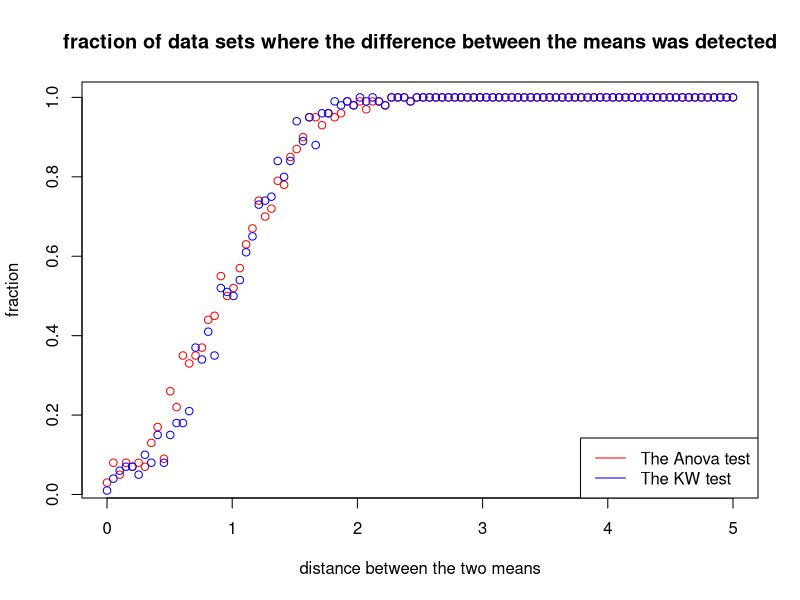

The R source for this figure:
# rename the script to: LAST NAME_ID# 
#  You will need to submit this script as part of the assignment.  Put your name/ID number below
#  NAME:  Sabine Plummer       ID#: 40087050
# Clear all variables out of the R environment - good for cleaning-up BAD if you want to keep temporary calcuations big data in memory etc...
rm(list=ls())

# # Clear all plots  YES ALL PLOTS
# 
 result = tryCatch({
   graphics.off()
#  
 }, warning = function(w) {
   message("no plots to clear")
 }, error = function(e) {
   message("no plots to clear - but no problem!")
 }, finally = {
   
 })

Exercise<-"nine" # ("one", "two", "three", "four" etc.)  LOWERCASE ONLY

print(paste("RUNNING CODE FOR EXERCISE",Exercise))
print("",quote=FALSE)
print("",quote=FALSE)
switch (Exercise,  # the SWITCH statement allows you to run selected pieces of code depending on the value of the "Exercise" (one, two, three, four)
        
        #### ~~~~~~~~~~~~~~~~~~~~~~~~~~~~~~~~~~~~~~~~~~~~~~~~~~~~~~~~~~~~~~~~~~~~~~~~~~~~~~~~~~~~~~~~~~~~~~~~~~~~~~~~~~~~~~~~~~~~~~        
        one = {  # If Exercise = one then do the following 
          set.seed(567)
          Num<- 8 # Number of data points in the OVERALL set
          
          ## Build two separate groups of data and bring them together into one set of data
          
          ## GROUP 1
          G1_mean<-0
          SD1<- 1
          
          ## GROUP 2
          offset <- 5
          G2_mean<-G1_mean+offset # Set the difference between the two means
          SD2<-1
          
          
          
          Group1<-rnorm(Num, G1_mean, sd = SD1)  # create a data set of random numbers that follow the Normal distribution
          Group2<-rnorm(Num, G2_mean, sd = SD2)  # create a data set of random numbers that follow the Normal distribution
          ##  finish building two groups of data
          
          mean_G1<-mean(Group1)
          mean_G2<-mean(Group2)
          
          Dist_type<-paste("two separate normals with delta mean:",G2_mean-G1_mean)
          
          bins=(2*Num)^0.6
          hist(Group1, bins, col=rgb(1,0,0,0.5), xlim=c(min(c(Group1,Group2))-1,max(c(Group1,Group2))+1),main="Group 1 and Group2", xlab="measured variable")
          hist(Group2, bins, col=rgb(0,0,1,0.5), add=T)
          
          # Run the t-test
          
          t_result <-t.test(Group1, Group2,alternative = "two.sided",var.equal = TRUE)
          
          
          # the confidence interval is centered at (mean(group1)-mean(Group1))
          # the range of the confidence interval is (mean(group1)-mean(Group1)) +/- t* SD(mean(Group1)-mean(Group2))
          # when deciding whether (or not) to reject the null hypothesis, based on the confidence interval, look to see if the null hypothesized value (0) is inside the confidence interval
          
          #A couple of ways of calculating the center of the CI
          center_CI<-(t_result$conf.int[1]-t_result$conf.int[2])/2+t_result$conf.int[2]
          alt_center_CI<-mean(t_result$conf.int)
          expected_center_CI<-(mean_G1-mean_G2)
          
          #print(paste("FYI the center of the CI is: ",round(center_CI,3), "or:",round(alt_center_CI,3), " and is expected at:",round(expected_center_CI,3)),quote=FALSE)
          
          print(paste("R's t calc is: ",round(t_result$statistic,3),
                      "with a calculated p-value of:",t_result$p.value), quote=FALSE)
          print(paste("The CI extends from:",round(t_result$conf.int[1],3),"to",round(t_result$conf.int[2],3),
                      "centered at:",round(alt_center_CI,3)), quote=FALSE)
          print(paste("The test is run using a null hypothesis of: mean(Group1)-mean(Group2) =",t_result$null.value),quote=FALSE)
          print("Does the null hypothesis value lie inside the CI?", quote=FALSE)
          
          
          
          # How many times would you expect to have this test "fail" to detect the difference in means?
          # How many times would you expect to have this test "fail" to when there is in fact no difference in the means?
          
        },  # END OF EXERCISE one
        #### ~~~~~~~~~~~~~~~~~~~~~~~~~~~~~~~~~~~~~~~~~~~~~~~~~~~~~~~~~~~~~~~~~~~~~~~~~~~~~~~~~~~~~~~~~~~~~~~~~~~~~~~~~~~~~~~~~~~~~~~~~~  
        
        two = {  # If Exercise = two then do the following 
          ## EXERCISE: run the t test for difference of means on Normal data MANY TIMES
          # We are going to run multiple t tests on data sets with a known difference in means
          # We will then vary the difference in the means and repeat
          # we want to discover the ability of the t test to detect the fact that the two groups have different means
          
          # Need to initialize some variables for later use - DON'T fiddle with these!
          Ps = numeric() #empty vector to hold p values - can plot a histogram if you want
          second_mean = numeric() #initalize the variable
          fract = numeric() #emptry vector to hold the fration of p's <0.05
          # Done initalizing varibles
          
          Num<- 8 # Number of data points in each group
          alpha <-0.05
          
          G1_mean<-0
          SD1<- 1
          
          Max_diff_of_means <-5
          second_mean = G1_mean+Max_diff_of_means 
          G2_mean<-numeric()  # just initialize for now
          SD2<-1
          
          
          ## CAREFUL  SETTING n_iter >200 can really slow the system down!!
          n_iter = 100 #serves two purposes 1- #of times to do the SW test 2-# of steps for the second mean
          G2_mean =seq(G1_mean, to = second_mean, length.out = n_iter)
          #build vector containing all of the means in the second distribution
          
          ## 1 create a loop that runs n_iter times.  Each time test how successful the SW test is at a given difference of means  
          for (m in 1:n_iter){ #number of different distances btw the two means 
            
            # Run the test on a set of data, repeat n_iter times
            for (n in 1:n_iter){ #number of SW tests to run
              #The syntax is: rnorm(n, mean = X, sd = Y)
              #build one set at mean = 0 and SD=1 and a second at mean = "G2_mean[m]" 
              
              
              Group1<-rnorm(Num, G1_mean, sd = SD1)  # create a data set of random numbers that follow the Normal distribution
              Group2<-rnorm(Num, G2_mean[m], sd = SD2)  # create a data set of random numbers that follow the Normal distribution
              
              # RUN THE test on the Data
              t_result <-t.test(Group1, Group2,alternative = "two.sided",var.equal = TRUE)
              
              
              Ps[n] = t_result$p.value #extract out the p-value and store in a vector
              
            } # finish one test (for (n in 1:n_iter))
            
            
            #if the p-value is <0.05 then the test finds a significant difference btw the means
            fract[m] = sum(Ps<alpha)/n_iter #fraction of tests that found the two means differed
            
          }
          
          plot(G2_mean,fract, main="fraction of data sets where the difference between the means was detected",xlab="distance between the two means",ylab="fraction")
          
          
        },  # END OF EXERCISE two
        #### ~~~~~~~~~~~~~~~~~~~~~~~~~~~~~~~~~~~~~~~~~~~~~~~~~~~~~~~~~~~~~~~~~~~~~~~~~~~~~~~~~~~~~~~~~~~~~~~~~~~~~~~~~~~~~~~~~~~~~~~~~~~~~~~~
        
        three = {  # If Exercise = three then do the following 
          
          # Need to initialize some variables for later use - DON'T fiddle with these!
          Ps = numeric() #empty vector to hold p values - can plot a histogram if you want
          second_mean = numeric() #initalize the variable
          fract = numeric() #emptry vector to hold the fration of p's <0.05
          # Done initalizing varibles
          
          Num<- 8 # Number of data points in each group
          alpha <-0.05
          
          G1_mean<-0
          SD1<- 1
          
          Max_diff_of_means <-5
          second_mean = G1_mean+Max_diff_of_means 
          G2_mean<-numeric()  # just initialize for now
          SD2<-1
          
          
          ## CAREFUL  SETTING n_iter >200 can really slow the system down!!
          n_iter = 100 #serves two purposes 1- #of times to do the SW test 2-# of steps for the second mean
          G2_mean =seq(G1_mean, to = second_mean, length.out = n_iter)
          #build vector containing all of the means in the second distribution
          
          ## 1 create a loop that runs n_iter times.  Each time test how successful the SW test is at a given difference of means  
          for (m in 1:n_iter){ #number of different distances btw the two means 
            
            # Run the test on a set of data, repeat n_iter times
            for (n in 1:n_iter){ #number of SW tests to run
              #The syntax is: rnorm(n, mean = X, sd = Y)
              #build one set at mean = 0 and SD=1 and a second at mean = "G2_mean[m]" 
              
              
              Group1<-rnorm(Num, G1_mean, sd = SD1)  # create a data set of random numbers that follow the Normal distribution
              Group2<-rnorm(Num, G2_mean[m], sd = SD2)  # create a data set of random numbers that follow the Normal distribution
              
              # ADD AN OUTLIER (most often, this finds the maximum deviation in the set, makes it MUCH larger, and puts it into the first element)        
                     Group2[1]<-max(abs(Group2-G2_mean[m]))*SD2*5+G2_mean[m]  # replace the first element with an outlier that has a deviation 5 SD's bigger
              
              # RUN THE test on the Data
              t_result <-t.test(Group1, Group2,alternative = "two.sided",var.equal = TRUE)
              
              
              Ps[n] = t_result$p.value #extract out the p-value and store in a vector
              
            } # finish one test (for (n in 1:n_iter))
            
            
            #if the p-value is <0.05 then the test finds a significant difference btw the means
            fract[m] = sum(Ps<alpha)/n_iter #fraction of tests that found the two means differed
            Ps = numeric() #clear the vector for next round
          }
          
          plot(G2_mean,fract, main="fraction of data sets where the difference between the means was detected",xlab="distance between the two means",ylab="fraction") 
          
        },  # END OF EXERCISE 
        
        #### ~~~~~~~~~~~~~~~~~~~~~~~~~~~~~~~~~~~~~~~~~~~~~~~~~~~~~~~~~~~~~~~~~~~~~~~~~~~~~~~~~~~~~~~~~~~~~~~~~~~~~~~~~~~~~~~~~~~~~~~~~~~
        
        four = {  # If Exercise = four then do the following 
          # Need to initialize some variables for later use - DON'T fiddle with these!
          Ps_W = numeric() #empty vector to hold p values
          Ps_T = numeric()
          fract_W = numeric() #emptry vector to hold the fration of p's <0.05
          fract_T = numeric() #emptry vector to hold the fration of p's <0.05
          
          second_mean = numeric() #initalize the variable
          
          # Done initalizing varibles
          
          Num<- 5 # Number of data points in each group
          alpha <-0.05
          
          G1_mean<-0
          SD1<- 1
          
          Max_diff_of_means <-5
          second_mean = G1_mean+Max_diff_of_means 
          G2_mean<-numeric()  # just initialize for now
          SD2<-1
          
          
          ## CAREFUL  SETTING n_iter >200 can really slow the system down!!
          n_iter = 100 #serves two purposes 1- #of times to do the SW test 2-# of steps for the second mean
          G2_mean =seq(G1_mean, to = second_mean, length.out = n_iter)
          #build vector containing all of the means in the second distribution
          
          ## 1 create a loop that runs n_iter times.  Each time test how successful the SW test is at a given difference of means  
          for (m in 1:n_iter){ #number of different distances btw the two means 
            
            # Run the test on a set of data, repeat n_iter times
            for (n in 1:n_iter){ #number of SW tests to run
              #The syntax is: rnorm(n, mean = X, sd = Y)
              #build one set at mean = 0 and SD=1 and a second at mean = "G2_mean[m]" 
              
              
              Group1<-rnorm(Num, G1_mean, sd = SD1)  # create a data set of random numbers that follow the Normal distribution
              Group2<-rnorm(Num, G2_mean[m], sd = SD2)  # create a data set of random numbers that follow the Normal distribution
              
              #ADD AN OUTLIER (most often, this finds the maximum deviation in the set, makes it MUCH larger, and puts it into the first element)              
              Group2[1]<-max(abs(Group2-G2_mean[m]))*SD2*15+G2_mean[m]  # replace the first element with an outlier that has a deviation 5 SD's bigger
              
              
              # Should you run the t-test with/without ver.equal = TRUE or =FALSE??
              equal_var <-NA
              
              
              # RUN THE test on the Data
              t_result <-t.test(Group1, Group2,alternative = "two.sided",var.equal = TRUE)
              
              # RUN THE Wilcox-U test on the Data
              wt_result<-wilcox.test(Group1,Group2) 
              
              
              Ps_W[n] = round(wt_result$p.value,3) #extract out the p-value and store in a vector
              Ps_T[n] = round(t_result$p.value,3) #extract out the p-value and store in a vector
              
              
              
            } # finish one test (for (n in 1:n_iter))
            
            
            #if the p-value is <0.05 then the test finds a significant difference btw the means
            
            fract_W[m] = sum(Ps_W<=alpha)/n_iter #fraction of tests that have an p value below alpha  
            fract_T[m] = sum(Ps_T<=alpha)/n_iter #fraction of tests that have an p value below alpha
            
          }
          
          
          
          
          
          plot(G2_mean,fract_W, main="fraction of data sets where the difference between the means was detected",xlab="distance between the two means",ylab="fraction",col="red")
          points(G2_mean,fract_T, col="blue")
          legend("topleft", legend=c("The Wilcox test", "The t test"),col=c("red", "blue" ),lty=1)
          
        },  # END OF EXERCISE 
        
        #### ~~~~~~~~~~~~~~~~~~~~~~~~~~~~~~~~~~~~~~~~~~~~~~~~~~~~~~~~~~~~~~~~~~~~~~~~~~~~~~~~~~~~~~~~~~~~~~~~~~~~~~~~~~~~~~~~~~~~~~~~~~~
        
        five ={  
          # Need to initialize some variables for later use - DON'T fiddle with these!
          Ps_W = numeric() #empty vector to hold p values
          Ps_T = numeric()
          fract_W = numeric() #emptry vector to hold the fration of p's <0.05
          fract_T = numeric() #emptry vector to hold the fration of p's <0.05
          
          second_mean = numeric() #initalize the variable
          
          # Done initalizing varibles
          
          Num<- 5 # Number of data points in each group
          alpha <-0.05
          
          G1_mean<-0
          SD1<- 1
          
          Max_diff_of_means <-5
          second_mean = G1_mean+Max_diff_of_means 
          G2_mean<-numeric()  # just initialize for now
          SD2<-1
          
          
          ## CAREFUL  SETTING n_iter >200 can really slow the system down!!
          n_iter = 100 #serves two purposes 1- #of times to do the SW test 2-# of steps for the second mean
          G2_mean =seq(G1_mean, to = second_mean, length.out = n_iter)
          #build vector containing all of the means in the second distribution
          
          
          ## 1 create a loop that runs n_iter times.  Each time test how successful the SW test is at a given difference of means  
          for (m in 1:n_iter){ #number of different distances btw the two means 
            
            # Run the test on a set of data, repeat n_iter times
            for (n in 1:n_iter){ #number of SW tests to run
              #The syntax is: rnorm(n, mean = X, sd = Y)
              #build one set at mean = 0 and SD=1 and a second at mean = "G2_mean[m]" 
              ## Build two separate groups of data and bring them together into one set of data
              
              Group1<-rlnorm(Num,meanlog = G1_mean, sdlog = SD1)  
              Group2<-rlnorm(Num,meanlog = G2_mean[m], sdlog = SD2)
              
              # Should you run the t-test with/without ver.equal = TRUE or =FALSE??
              equal_var <-NA
              
              
              # RUN THE test on the Data
              t_result <-t.test(Group1, Group2,alternative = "two.sided",var.equal = FALSE)
              
              # RUN THE Wilcox-U test on the Data
              wt_result<-wilcox.test(Group1,Group2) 
              
              
              Ps_W[n] = round(wt_result$p.value,3) #extract out the p-value and store in a vector
              Ps_T[n] = round(t_result$p.value,3) #extract out the p-value and store in a vector
              
              
              
            } # finish one test (for (n in 1:n_iter))
            
            #if the p-value is <0.05 then the test finds a significant difference btw the means
            
            fract_W[m] = sum(Ps_W<=alpha)/n_iter #fraction of tests that have an p value below alpha  
            fract_T[m] = sum(Ps_T<=alpha)/n_iter #fraction of tests that have an p value below alpha
            
          }
          
          
          ## let's have a look at the raw data  BUT increase the number of points DRAMATICALLY so we can see the shape of the distributions
          Num<-10*Num
          Group1<-rlnorm(Num,meanlog = G1_mean, sdlog = SD1)  
          Group2<-rlnorm(Num,meanlog = G2_mean[m], sdlog = SD2)
          bins=(2*Num)^0.6
          Nim<-Num/10  # restore the value for num in case we use it later
          
          hist(Group1, bins, col=rgb(1,0,0,0.5), xlim=c(min(c(Group1,Group2))-1,max(c(Group1,Group2))+1),main="Group 1 and Group2", xlab="measured variable")
          hist(Group2, 2*bins, col=rgb(0,0,1,0.5), xlim=c(min(c(Group1,Group2))-1,max(c(Group1,Group2))+1),add=T)
          
          
          plot(G2_mean,fract_W, main="fraction of data sets where the difference between the means was detected",xlab="distance between the two means",ylab="fraction",col="red")
          points(G2_mean,fract_T, col="blue")
          legend("topleft", legend=c("The Wilcox test", "The t test"),col=c("red", "blue" ),lty=1)
          
        },  # END OF EXERCISE 
        
        #### ~~~~~~~~~~~~~~~~~~~~~~~~~~~~~~~~~~~~~~~~~~~~~~~~~~~~~~~~~~~~~~~~~~~~~~~~~~~~~~~~~~~~~~~~~~~~~~~~~~~~~~~~~~~~~~~~~~~~~~~~
        six ={  
          
          
          # Need to initialize some variables for later use - DON'T fiddle with these!
          Ps_W = numeric() #empty vector to hold p values
          Ps_T = numeric()
          fract_W = numeric() #emptry vector to hold the fration of p's <0.05
          fract_T = numeric() #emptry vector to hold the fration of p's <0.05
          
          second_mean = numeric() #initalize the variable
          
          # Done initalizing varibles
          
          Num<- 4 # Number of data points in each group
          alpha <-0.05
          
          G1_mean<-0
          SD1<- 1  # OKAY NOT REALLY THE SD WHEN USING A UNIFORM DISTRIBUTION  See the runif call below to see how its actually used
          
          Max_diff_of_means <-5
          second_mean = G1_mean+Max_diff_of_means 
          G2_mean<-numeric()  # just initialize for now
          SD2<-1 # OKAY NOT REALLY THE SD WHEN USING A UNIFORM DISTRIBUTION  See the runif call below to see how its actually used
          
          
          ## CAREFUL  SETTING n_iter >200 can really slow the system down!!
          n_iter = 100 #serves two purposes 1- #of times to do the SW test 2-# of steps for the second mean
          G2_mean =seq(G1_mean, to = second_mean, length.out = n_iter)
          #build vector containing all of the means in the second distribution
          
          
          ## 1 create a loop that runs n_iter times.  Each time test how successful the SW test is at a given difference of means  
          for (m in 1:n_iter){ #number of different distances btw the two means 
            
            # Run the test on a set of data, repeat n_iter times
            for (n in 1:n_iter){ #number of SW tests to run
              
              
              #The syntax is: runif(n, min = 0, max = 1)
              Group1<-rnorm(Num, G1_mean, sd = SD1)  # create a data set of random numbers that follow the Normal distribution
              Group2<-runif(Num,G2_mean[m]-3*SD2,G2_mean+3*SD2)
              #      Group2[1]<-max(Group2-G2_mean[m])*SD2*5+G2_mean[m]  # replace the first element with an outlier that has a deviation 5 SD's bigger
              
              
              
              # Should you run the t-test with/without ver.equal = TRUE or =FALSE??
              equal_var <-NA
              
              
              # RUN THE test on the Data
              t_result <-t.test(Group1, Group2,alternative = "two.sided",var.equal = TRUE)
              
              # RUN THE Wilcox-U test on the Data
              wt_result<-wilcox.test(Group1,Group2) 
              
              
              Ps_W[n] = round(wt_result$p.value,3) #extract out the p-value and store in a vector
              Ps_T[n] = round(t_result$p.value,3) #extract out the p-value and store in a vector
              
              
              
            } # finish one test (for (n in 1:n_iter))
            
            
            
            #if the p-value is <0.05 then the test finds a significant difference btw the means
            
            fract_W[m] = sum(Ps_W<=alpha)/n_iter #fraction of tests that have an p value below alpha  
            fract_T[m] = sum(Ps_T<=alpha)/n_iter #fraction of tests that have an p value below alpha
            
          }
          
          
          ## let's have a look at the raw data  BUT increase the number of points DRAMATICALLY so we can see the "shape" of the data
          Num<-40*Num
          Group1<-rnorm(Num, G1_mean, sd = SD1)  # create a data set of random numbers that follow the Normal distribution
          Group2<-runif(Num,G2_mean[m]-3*SD2,G2_mean[m]+3*SD2)
          bins=(2*Num)^0.6
          
          Num<-Num/40 # restore the original value
          
          
          hist(Group1, bins, col=rgb(1,0,0,0.5), xlim=c(min(c(Group1,Group2))-1,max(c(Group1,Group2))+1),main="Group 1 and Group2", xlab="measured variable")
          hist(Group2, 2*bins, col=rgb(0,0,1,0.5), xlim=c(min(c(Group1,Group2))-1,max(c(Group1,Group2))+1),add=T)
          
          
          plot(G2_mean,fract_W, main="fraction of data sets where the difference between the means was detected",xlab="distance between the two means",ylab="fraction",col="red")
          points(G2_mean,fract_T, col="blue")
          legend("topleft", legend=c("The Wilcox test", "The t test"),col=c("red", "blue" ),lty=1)
        }, # END OF EXERCISE 
        
        #### ~~~~~~~~~~~~~~~~~~~~~~~~~~~~~~~~~~~~~~~~~~~~~~~~~~~~~~~~~~~~~~~~~~~~~~~~~~~~~~~~~~~~~~~~~~~~~~~~~~~~~~~~~~~~~~~~~~~~~~~~
        seven ={  
          
          # MEET THE ANOVA test
          
          Num<- 10
          G_means <-c(2,2.2,3.5)  # a vector holding the group means in order
          G_SDs <-c(1,1,1)
          
          # Store each groups data (the dependant data) in a vector called "Variable"
          Variable<-c((rnorm(Num, G_means[1], sd = G_SDs[1])),(rnorm(Num, G_means[2], sd = G_SDs[2])),(rnorm(Num, G_means[3], sd = G_SDs[3])))  # create a data set of random numbers that follow the Normal distribution
          # Store the independent data in the "condition" vector named cond
          cond<-c(rep(1,10),rep(2,10),rep(3,10))
          
          
          test_data<-data.frame(Variable,cond) # assemble into a simple data frame
          
          
          # run the ANOVA using pretty much every default setting 
          A_results<-aov(Variable~cond, data = test_data)
          Compact_p<-summary(A_results)
          print(Compact_p)
          p_val<-Compact_p[[1]]$`Pr(>F)`[1]
          
          f_val<- Compact_p[[1]]$`F value`[1]
          
          print(paste("the p-value is:",round(p_val,6),"the F-ratio is:",round(f_val,2)))
          
          Data_together<-list((rnorm(Num, G_means[1], sd = G_SDs[1])),(rnorm(Num, G_means[2], sd = G_SDs[2])),(rnorm(Num, G_means[3], sd = G_SDs[3])))  # create a data set of random numbers that follow the Normal distribution
          boxplot(Data_together)
          
          
        },# END OF EXERCISE 
        
        
        #### ~~~~~~~~~~~~~~~~~~~~~~~~~~~~~~~~~~~~~~~~~~~~~~~~~~~~~~~~~~~~~~~~~~~~~~~~~~~~~~~~~~~~~~~~~~~~~~~~~~~~~~~~~~~~~~~~~~~~~~~~
        eight ={  
          # MEET THE Kruskal-Wallis test
          
          Num<- 10
          G_means <-c(2,2.2,3.5)  # a vector holding the group means in order
          G_SDs <-c(1,1,1)
          
          # Store each groups data (the dependant data) in a vector called "Variable"
          Variable<-c((rnorm(Num, G_means[1], sd = G_SDs[1])),(rnorm(Num, G_means[2], sd = G_SDs[2])),(rnorm(Num, G_means[3], sd = G_SDs[3])))  # create a data set of random numbers that follow the Normal distribution
          # Store the independent data in the "condition" vector named cond
          cond<-c(rep(1,10),rep(2,10),rep(3,10))
          
          
          test_data<-data.frame(Variable,cond) # assemble into a simple data frame
          
          
          # run the Kruskal-Wallis test using pretty much every default setting 
          
          
          KW_results<-kruskal.test(Variable~cond, data = test_data)
          
          p_val<-KW_results$p.value
          
          KW_val<- KW_results$statistic
          
          print(paste("the p-value is:",round(p_val,6),"the KW Statistic is:",round(KW_val,2)))
          
          Data_together<-list((rnorm(Num, G_means[1], sd = G_SDs[1])),(rnorm(Num, G_means[2], sd = G_SDs[2])),(rnorm(Num, G_means[3], sd = G_SDs[3])))  # create a data set of random numbers that follow the Normal distribution
          boxplot(Data_together)
          
        },# END OF EXERCISE 
        
        
        #### ~~~~~~~~~~~~~~~~~~~~~~~~~~~~~~~~~~~~~~~~~~~~~~~~~~~~~~~~~~~~~~~~~~~~~~~~~~~~~~~~~~~~~~~~~~~~~~~~~~~~~~~~~~~~~~~~~~~~~~~~
        nine ={  
          #  NAME: Sabine Plummer
          #  ID#: 40087050
          #  EMAIL ADDRESS: sabine.plummer@mail.concordia.ca
          
          #  DO THE ASSIGNMENT CODING IN HERE!!! 
        
                 # Need to initialize some variables for later use - DON'T fiddle with these!
                Ps_A = numeric() #empty vector to hold p values
                Ps_K = numeric()
                fract_A = numeric() #emptry vector to hold the fration of p's <0.05
                fract_K = numeric() #emptry vector to hold the fration of p's <0.05
                third_mean = numeric() #initalize the variable
                # Done initalizing varibles
                
                Num <- 10 # Number of data points in each group
                alpha <- 0.05
                
                G1_mean <- 0
                SD1 <- 1
                
                G2_mean <- 0
                SD2 <- 1
                
                Max_diff_of_means <-5
                third_mean = ((G1_mean + G2_mean) / 2) + Max_diff_of_means 
                G3_mean <- numeric()  # just initialize for now
                SD3 <- 1
                
                
                ## CAREFUL  SETTING n_iter >200 can really slow the system down!!
                n_iter = 100 #serves two purposes 1- #of times to do the SW test 2-# of steps for the second mean
                G3_mean = seq(G1_mean, to = third_mean, length.out = n_iter)
                #build vector containing all of the means in the second distribution
                
                ## 1 create a loop that runs n_iter times.  Each time test how successful the SW test is at a given difference of means  
                for (m in 1:n_iter){ #number of different distances btw the two means 
                        
                        # Run the test on a set of data, repeat n_iter times
                        for (n in 1:n_iter){ #number of SW tests to run
                                #The syntax is: rnorm(n, mean = X, sd = Y)
                                #build one set at mean = 0 and SD=1 and a second at mean = "G2_mean[m]" 
                                
                                #Group1 <-rnorm(Num, G1_mean, sd = SD1)  # create a data set of random numbers that follow the Normal distribution
                                #Group2 <-rnorm(Num, G2_mean, sd = SD2)  # create a data set of random numbers that follow the Normal distribution
                                #Group3 <-rnorm(Num, G3_mean[m], sd = SD3) # create a data set of random numbers that follow the Normal distribution
                                
                                # Store each groups data (the dependant data) in a vector called "Variable"
                                Variable <- c((rnorm(Num, G1_mean, sd = SD1)),(rnorm(Num, G2_mean, sd = SD2)),(rnorm(Num, G3_mean[m], sd = SD3)))  # create a data set of random numbers that follow the Normal distribution
                                # Store the independent data in the "condition" vector named cond
                                cond<-c(rep(1,10),rep(2,10),rep(3,10))
                                
                                
                                test_data<-data.frame(Variable,cond) # assemble into a simple data frame
                                
                                # RUN THE test on the Data
                                
                                # run the ANOVA using pretty much every default setting 
                                
                                A_results<-aov(Variable~cond, data = test_data)
                                Compact_p<-summary(A_results)
                                p_val<-Compact_p[[1]]$`Pr(>F)`[1]

                                
                                # run the Kruskal-Wallis test using pretty much every default setting 
                                
                                KW_results<-kruskal.test(Variable~cond, data = test_data)
                                

                                Ps_A[n] = round(p_val,3) #extract out the p-value and store in a vector
                                Ps_K[n] = round(KW_results$p.value,3) #extract out the p-value and store in a vector
                                
                                
                                
                        } # finish one test (for (n in 1:n_iter))
                        
                        #if the p-value is <0.05 then the test finds a significant difference btw the means
                        
                        fract_A[m] = sum(Ps_A<=alpha)/n_iter #fraction of tests that have an p value below alpha  
                        fract_K[m] = sum(Ps_K<=alpha)/n_iter #fraction of tests that have an p value below alpha
                        
                }
                
                plot(G3_mean,fract_A, main="fraction of data sets where the difference between the means was detected",xlab="distance between the two means",ylab="fraction",col="red")
                points(G3_mean,fract_K, col="blue")
                legend("bottomright", legend=c("The Anova test", "The KW test"),col=c("red", "blue" ),lty=1)
                
        }# END OF EXERCISE nine
        
        
) # end of the switch statement
